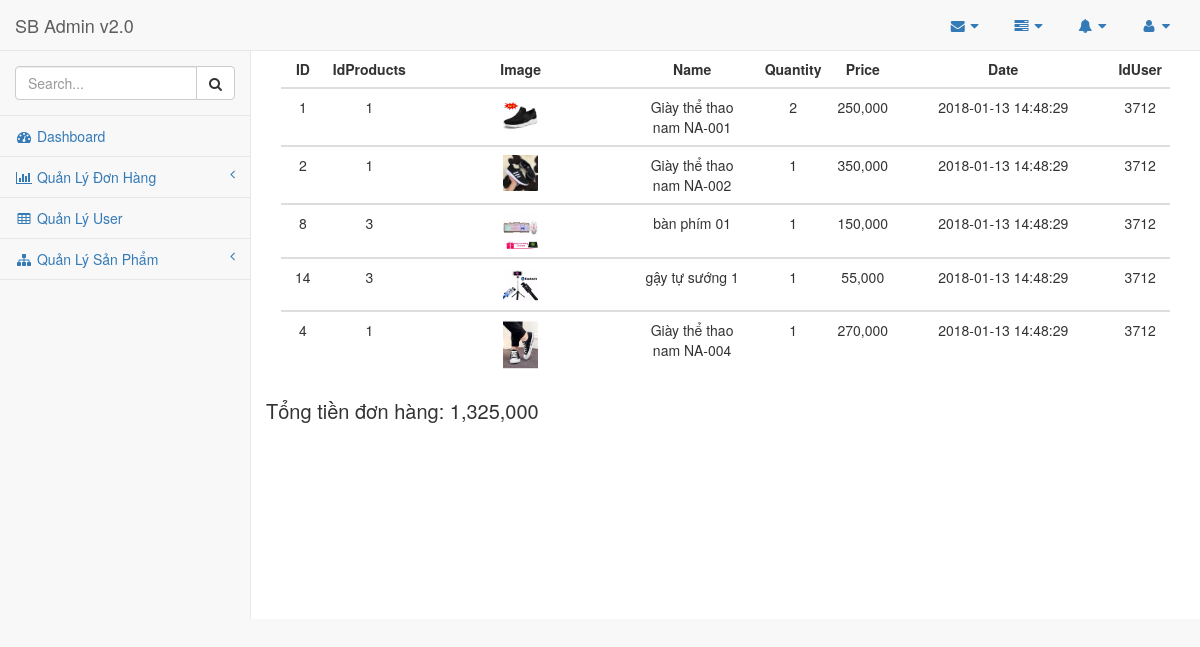
/Views/admin/pages/orderdetail.php?iduser=3712, run on the app's committed database.
### tables this page shows
CREATE TABLE `orderdetail` (
  `id` int(11) NOT NULL,
  `idproducts` int(11) NOT NULL,
  `image` varchar(255) NOT NULL,
  `name` varchar(255) NOT NULL,
  `quantity` int(11) NOT NULL,
  `price` int(11) NOT NULL,
  `date` datetime NOT NULL,
  `iduser` int(11) NOT NULL
);

### models/database.php (called while the page is built, shortened)
<?php
	class database
	{
		protected $row = array();
		public function selectDB1($con,$sql)
		{
			$result = mysqli_query($con,$sql);
			if(mysqli_num_rows($result) > 0)
			{
				while($row = mysqli_fetch_assoc($result))
				{
					$this->row[$row['id']] = $row;
				}
				return $this->row;
			}
			else
				echo "Số dòng < 0";
		}
	}
 ?>

### models/mSelectAllAdmin.php (called while the page is built, shortened)
<?php
	include_once '../../../models/database.php';
	class mSelectAllAdmin extends database
	{
		public function SelectAllAdmin($sql)
		{
			$conn = parent::getcon();
			$list = parent::selectDB1($conn, $sql);
			return $list;
		}
	}
 ?>

### controllers/cSelectAllAdmin.php (called while the page is built, shortened)
<?php
	class cSelectAllAdmin
	{
		public function SelectAllAdmin($sql)
		{
			include_once '../../../models/mSelectAllAdmin.php';
			$temp = new mSelectAllAdmin();
			$list = $temp->SelectAllAdmin($sql);
			return $list;
		}
	}
 ?>

### Views/admin/pages/orderdetail.php (the view, shortened to what this page needs)
<?php
    include 'header.php';
    include 'leftcontent.php';
 ?>
    <div id="page-wrapper">
        <?php
            include '../../../controllers/cSelectAllAdmin.php';
            $iduser = $_GET['iduser'];
            $sql = "SELECT * FROM orderdetail WHERE iduser = ".$iduser."";
            $temp = new cSelectAllAdmin();
            $orderdetail = $temp->SelectAllAdmin($sql);
         ?>
        <div class="table-responsive">
            <table class="table table-hover">
                <thead>
                    <tr>
                         <th style="width: 01%;text-align: center">ID</th>
                         <th style="width: 01%;text-align: center">IdProducts</th>
                         <th style="width: 025%;text-align: center">Image</th>
                         <th style="width: 015%;text-align: center">Name</th>
                         <th style="width: 05%;text-align: center">Quantity</th>
                         <th style="width: 05%;text-align: center">Price</th>
                         <th style="width: 025%;text-align: center">Date</th>
                         <th style="width: 05%;text-align: center">IdUser</th>
                    </tr>
                 </thead>
                 <?php $total = 0; ?>
                 <?php foreach($orderdetail as $list): ?>
                 <tbody>
                     <tr>
                         <td style="width: 05%;text-align: center"><?php echo $list['id']?></td>
                         <td style="width: 05%;text-align: center"><?php echo $list['idproducts']?></td>
                         <td style="width: 02%;text-align: center"><img src="../../../public/images/<?php echo $list['image']?>"  style="width: 18%"></td>
                         <td style="width: 015%;text-align: center"><?php echo $list['name']?></td>
                         <td style="width: 05%;text-align: center"><?php echo $list['quantity']?></td>
                         <td style="width: 05%;text-align: center"><?php echo number_format($list['price'])?></td>
                         <td style="width: 025%;text-align: center"><?php echo $list['date']?></td>
                         <td style="width: 05%;text-align: center"><?php echo $list['iduser']?></td>
                         <?php
                            $list['total'] = $list['quantity'] * $list['price'];
                            $total = $total + $list['total'];
                          ?>
                     </tr>
                 </tbody>
             <?php endforeach; ?>
            </table>
        </div>
        <div class="row" style="font-size: 20px">Tổng tiền đơn hàng: <?php echo number_format($total); ?></div>
    </div>
</body>
</html>

### data on the page
orderdetail: id "1", idproducts "1", image (picture), name "Giày thể thao nam NA-001", quantity "2", price "250,000", date "2018-01-13 14:48:29", iduser "3712"
orderdetail: id "2", idproducts "1", image (picture), name "Giày thể thao nam NA-002", quantity "1", price "350,000", date "2018-01-13 14:48:29", iduser "3712"
orderdetail: id "8", idproducts "3", image (picture), name "bàn phím 01", quantity "1", price "150,000", date "2018-01-13 14:48:29", iduser "3712"
orderdetail: id "14", idproducts "3", image (picture), name "gậy tự sướng 1", quantity "1", price "55,000", date "2018-01-13 14:48:29", iduser "3712"
orderdetail: id "4", idproducts "1", image (picture), name "Giày thể thao nam NA-004", quantity "1", price "270,000", date "2018-01-13 14:48:29", iduser "3712"

### other printed values
$total "1,325,000"
